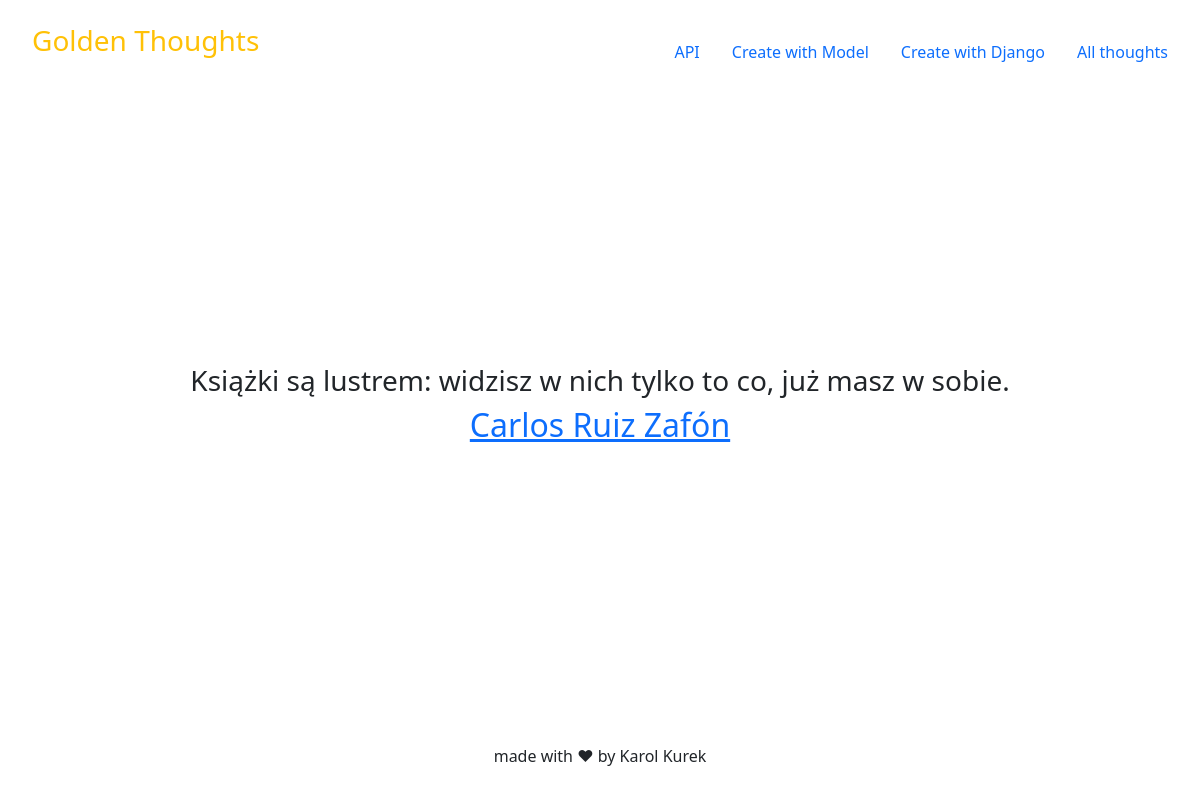
The page /thought/3 on the database its author committed.
### randomthought/models.py (models this page shows)
class RandomThought(models.Model):
    thought = models.CharField(max_length=128)
    author = models.CharField(max_length=64)
    added = models.DateTimeField(auto_now_add=True)
    modified = models.DateTimeField(auto_now=True)
    def get_author_url(self, *args, **kwargs):
        link = URL + str(self.author)
        return link

### randomthought/views.py (the view)
# urls.py: path('<int:pk>', views.detail_thought, name='detail-thought-view'),
def detail_thought(request, pk):
    thought = get_object_or_404(RandomThought, pk=pk)
    return render(
        request,
        'randomthought/detail_thought.html',
        context={
            'thought': thought
        }
    )

### randomthought/templates/randomthought/detail_thought.html (shortened to what this page needs)
{% extends 'randomthought/layout.html' %}
{% block content %}
{% if thought %}
  <main class="px-3">
    <h3>{{ thought.thought }}</h3>
    <h2><a href="{{ thought.get_author_url }}">{{ thought.author }}</a></h2>
  </main>
{% endif %}
{% endblock content %}

### rows shown on the page
RandomThought: thought "Książki są lustrem: widzisz w nich tylko to co, już masz w sobie.", author "Carlos Ruiz Zafón"
